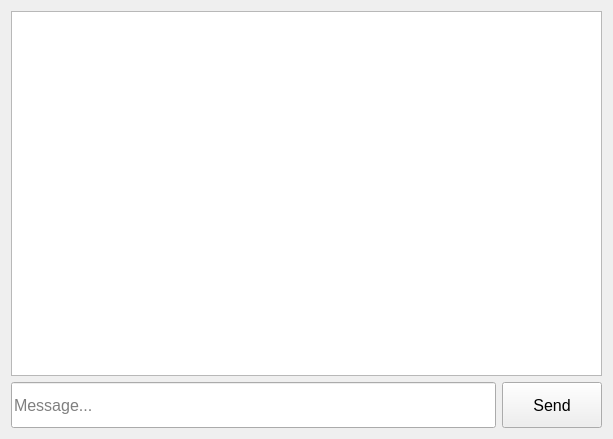
<?xml version="1.0" encoding="UTF-8"?>
<ui version="4.0">
 <class>ChatWindow</class>
 <widget class="QWidget" name="ChatWindow">
  <property name="geometry">
   <rect>
    <x>0</x>
    <y>0</y>
    <width>613</width>
    <height>439</height>
   </rect>
  </property>
  <property name="sizePolicy">
   <sizepolicy hsizetype="Preferred" vsizetype="Preferred">
    <horstretch>0</horstretch>
    <verstretch>0</verstretch>
   </sizepolicy>
  </property>
  <property name="font">
   <font>
    <pointsize>12</pointsize>
   </font>
  </property>
  <property name="windowTitle">
   <string>ChatWindow</string>
  </property>
  <property name="windowOpacity">
   <double>1.000000000000000</double>
  </property>
  <layout class="QGridLayout" name="gridLayout" rowstretch="8,1">
   <item row="0" column="0">
    <widget class="QListWidget" name="msgboxWidget">
     <property name="frameShadow">
      <enum>QFrame::Raised</enum>
     </property>
    </widget>
   </item>
   <item row="1" column="0">
    <layout class="QHBoxLayout" name="horizontalLayout">
     <item>
      <widget class="QLineEdit" name="msginputLine">
       <property name="sizePolicy">
        <sizepolicy hsizetype="Expanding" vsizetype="Expanding">
         <horstretch>0</horstretch>
         <verstretch>0</verstretch>
        </sizepolicy>
       </property>
       <property name="minimumSize">
        <size>
         <width>0</width>
         <height>0</height>
        </size>
       </property>
       <property name="maximumSize">
        <size>
         <width>500</width>
         <height>16777215</height>
        </size>
       </property>
       <property name="placeholderText">
        <string>Message...</string>
       </property>
      </widget>
     </item>
     <item>
      <widget class="QPushButton" name="sendmsgButton">
       <property name="sizePolicy">
        <sizepolicy hsizetype="Minimum" vsizetype="Expanding">
         <horstretch>0</horstretch>
         <verstretch>0</verstretch>
        </sizepolicy>
       </property>
       <property name="minimumSize">
        <size>
         <width>100</width>
         <height>0</height>
        </size>
       </property>
       <property name="text">
        <string>Send</string>
       </property>
      </widget>
     </item>
    </layout>
   </item>
  </layout>
 </widget>
 <resources/>
 <connections/>
</ui>
